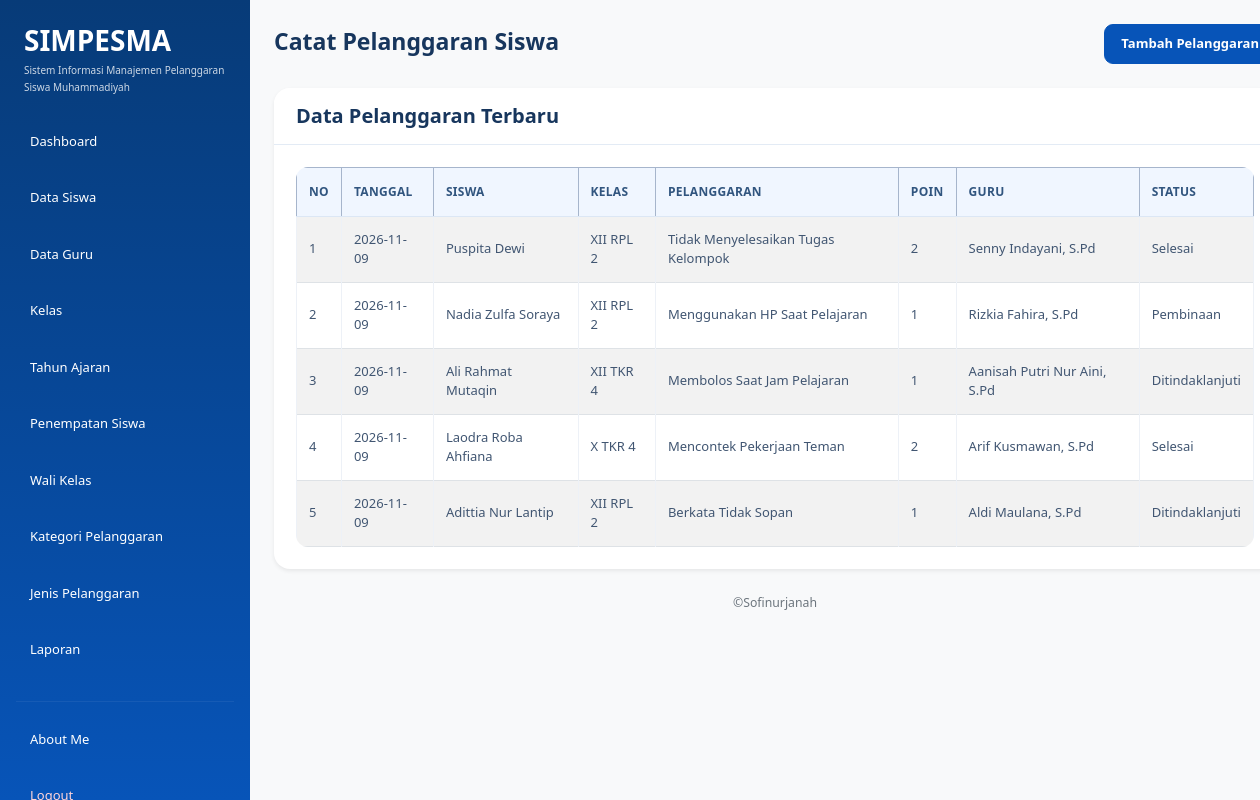
The app's page /catat_pelanggaran.php (signed in), older data.
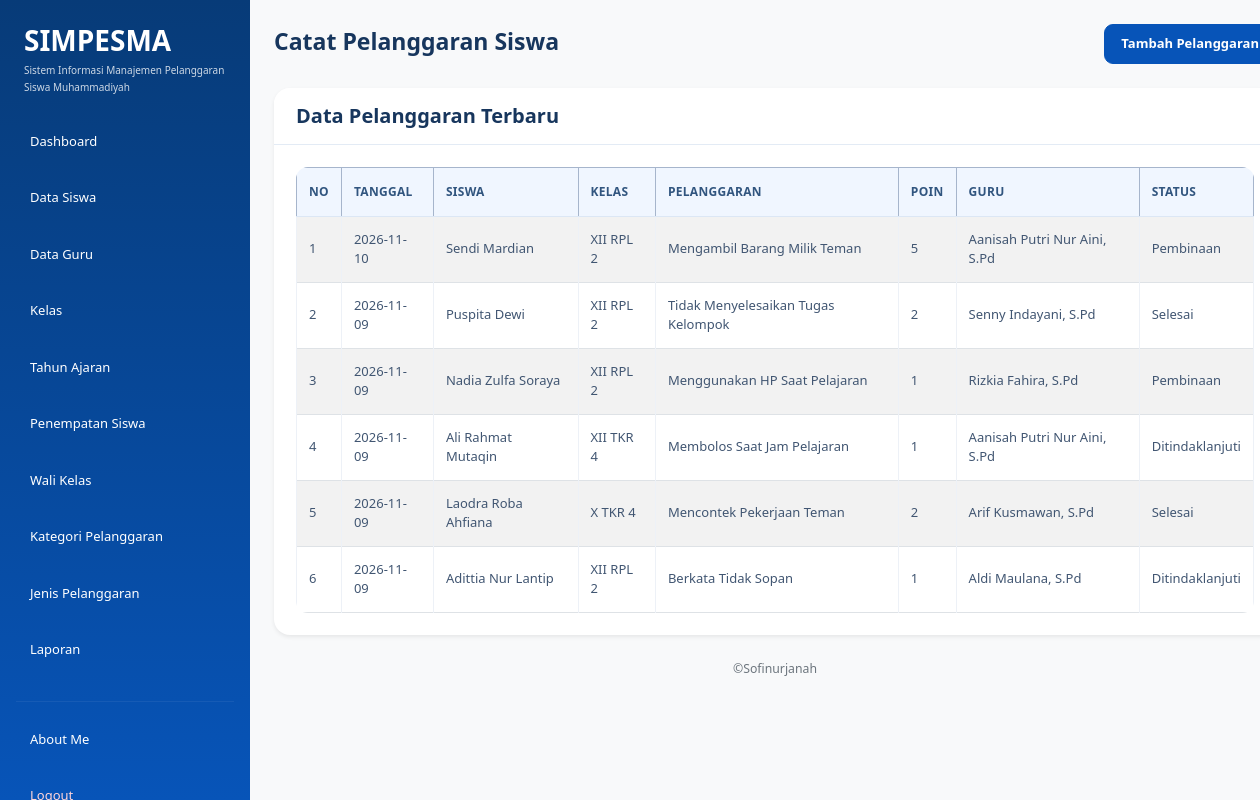
The same page, newer data.
### tables this page shows
CREATE TABLE `t_pelanggaran_siswa` (
  `id` int(11) NOT NULL,
  `tahun_ajaran_id` int(11) NOT NULL,
  `siswa_id` int(11) NOT NULL,
  `nama_siswa` varchar(150) NOT NULL,
  `kelas_id` int(11) NOT NULL,
  `nama_kelas` varchar(100) NOT NULL,
  `pelanggaran_id` int(11) NOT NULL,
  `nama_pelanggaran` varchar(150) NOT NULL,
  `pelanggaran_kategori_id` int(11) NOT NULL,
  `guru_id` int(11) NOT NULL,
  `nama_guru` varchar(150) NOT NULL,
  `tanggal` date NOT NULL,
  `keterangan` text NOT NULL,
  `poin` int(11) NOT NULL,
  `tindakan` text NOT NULL,
  `status` varchar(30) NOT NULL,
  `created_at` timestamp NOT NULL DEFAULT current_timestamp(),
  `updated_at` timestamp NOT NULL DEFAULT current_timestamp()
);

### catat_pelanggaran.php (the view, shortened to what this page needs)
<?php
include "config/koneksi.php";
$role = $_SESSION['role'];
?>
<!DOCTYPE html>
<html lang="id">
<head>
    <link
        href="https://cdn.jsdelivr.net/npm/bootstrap@5.3.8/dist/css/bootstrap.min.css"
        rel="stylesheet"
    >
    <link
        href="https://cdn.datatables.net/3.1.4/css/dataTables.dataTables.min.css"
        rel="stylesheet"
    >
    <link rel="stylesheet" href="style.css">
    <link href="https://cdn.jsdelivr.net/npm/select2@4.1.0-rc.0/dist/css/select2.min.css" rel="stylesheet">
    <link href="https://cdn.jsdelivr.net/npm/select2-bootstrap-5-theme@1.3.0/dist/select2-bootstrap-5-theme.min.css" rel="stylesheet">
</head>
<body class="bg-light">
<div class="container-fluid">
    <div class="row min-vh-100">
        <aside class="col-md-3 col-lg-2 min-vh-100 p-3"
               style="background-color: #30318B;">
            <div class="mb-4 px-2">
                <h3 class="text-white mb-1 fw-bold">
                    SIMPESMA
                </h3>
                <p class="text-white mb-0" style="font-size: 10px; line-height: 1.7; opacity: 0.8;">
                    Sistem Informasi Manajemen
                    Pelanggaran Siswa Muhammadiyah
                </p>
            </div>
            <ul class="nav nav-pills flex-column">
                <li class="nav-item mb-2">
                    <a href="dashboard.php" class="nav-link text-white">
                        Dashboard
                    </a>
                </li>
                <?php if ($role == 'admin') { ?>
                    <li class="nav-item mb-2">
                        <a href="data_siswa.php" class="nav-link text-white">
                            Data Siswa
                        </a>
                    </li>
                    <li class="nav-item mb-2">
                        <a href="data_guru.php" class="nav-link text-white">
                            Data Guru
                        </a>
                    </li>
                    <li class="nav-item mb-2">
                        <a href="data_kelas.php" class="nav-link text-white">
                            Kelas
                        </a>
                    </li>
                    <li class="nav-item mb-2">
                        <a href="data_tahun_ajaran.php" class="nav-link text-white">
                            Tahun Ajaran
                        </a>
                    </li>
                    <li class="nav-item mb-2">
                        <a href="penempatan_siswa.php" class="nav-link text-white">
                            Penempatan Siswa
                        </a>
                    </li>
                    <li class="nav-item mb-2">
                        <a href="wali_kelas.php" class="nav-link text-white">
                            Wali Kelas
                        </a>
                    </li>
                    <li class="nav-item mb-2">
                        <a href="kategori_pelanggaran.php" class="nav-link text-white">
                            Kategori Pelanggaran
                        </a>
                    </li>
                    <li class="nav-item mb-2">
                        <a href="jenis_pelanggaran.php" class="nav-link text-white">
                            Jenis Pelanggaran
                        </a>
                    </li>
                    <li class="nav-item mb-2">
                        <a href="laporan.php" class="nav-link text-white">
                            Laporan
                        </a>
                    </li>
                <?php } ?>
                <hr class="text-white-50">
                <li class="nav-item mb-2">
                    <a href="about_me.php" class="nav-link text-white">
                        About Me
                    </a>
                </li>
                <li class="nav-item">
                    <a href="logout.php" class="nav-link text-danger">
                    </a>
                </li>
            </ul>
        </aside>
        <main class="col-md-9 col-lg-10 p-4">
            <div class="d-flex flex-wrap justify-content-between align-items-center gap-3 mb-4">
                <div>
                    <h2 class="fw-bold mb-1">
                        Catat Pelanggaran Siswa
                    </h2>
                </div>
                <button
                    type="button"
                    class="btn btn-primary"
                    data-bs-toggle="modal"
                    data-bs-target="#modalPelanggaran">
                    Tambah Pelanggaran
                </button>
            </div>
            <div class="card border-0 shadow-sm">
                <div class="card-header bg-white py-3">
                    <h5 class="mb-0">Data Pelanggaran Terbaru</h5>
                </div>
                <div class="card-body">
                    <div class="table-responsive">
                        <table id="example"
                               class="table table-bordered table-striped table-hover align-middle mb-0">
                            <thead class="table-primary">
                                <tr>
                                    <th>No</th>
                                    <th>Tanggal</th>
                                    <th>Siswa</th>
                                    <th>Kelas</th>
                                    <th>Pelanggaran</th>
                                    <th>Poin</th>
                                    <th>Guru</th>
                                    <th>Status</th>
                                </tr>
                            </thead>
                            <tbody>
                                <?php
                                $query_data = mysqli_query($koneksi, "
                                    SELECT *
                                    FROM t_pelanggaran_siswa
                                    ORDER BY id DESC
                                ");
                                $no = 1;
                                if ($query_data && mysqli_num_rows($query_data) > 0) {
                                    while ($row = mysqli_fetch_assoc($query_data)) {
                                ?>
                                    <tr>
                                        <td><?php echo $no++; ?></td>
                                        <td><?php echo htmlspecialchars($row['tanggal']); ?></td>
                                        <td><?php echo htmlspecialchars($row['nama_siswa']); ?></td>
                                        <td><?php echo htmlspecialchars($row['nama_kelas']); ?></td>
                                        <td><?php echo htmlspecialchars($row['nama_pelanggaran']); ?></td>
                                        <td><?php echo htmlspecialchars($row['poin']); ?></td>
                                        <td><?php echo htmlspecialchars($row['nama_guru']); ?></td>
                                        <td><?php echo htmlspecialchars($row['status']); ?></td>
                                    </tr>
                                <?php
                                    }
                                }
                                ?>
                            </tbody>
                        </table>
                    </div>
                </div>
            </div>
            <p class="text-center text-secondary small mt-4">
                ©Sofinurjanah
            </p>
        </main>
    </div>
</div>
</body>
</html>

### style.css (style rules this page uses)
:root { --primary: #0754b8; --primary-dark: #073b78; --primary-light: #eaf3ff; --background: #f5f9ff; --white: #ffffff; --text: #17365d; --muted: #71829a; --border: #e3ebf5; --success: #198754; --danger: #dc3545; --radius: 16px; }
* { box-sizing: border-box; }
body { margin: 0; font-family: "Segoe UI", Arial, sans-serif; background: var(--background); color: var(--text); font-size: 14px; }
h1, h2, h3, h4, h5 { color: var(--text); font-weight: 700; }
a { text-decoration: none; }
aside, .sidebar, .col-lg-2.min-vh-100, .col-md-3.col-lg-2.min-vh-100 { background: linear-gradient( 180deg, #073b78 0%, #0754b8 100% ) !important; }
.col-lg-2.min-vh-100, .col-md-3.col-lg-2.min-vh-100 { padding: 24px 16px !important; }
.nav-pills .nav-link { color: #dceaff; padding: 12px 14px; margin-bottom: 5px; border-radius: 10px; font-size: 13px; font-weight: 500; transition: all 0.2s ease; }
.nav-pills .nav-link.text-danger { color: #ffd5d9 !important; }
hr { border-color: rgba(255, 255, 255, 0.25); }
main { min-width: 0; padding: 32px !important; }
main h2 { font-size: 23px; }
main p { color: var(--muted); line-height: 1.7; }
.container-fluid { padding-left: 0; padding-right: 0; }
.row { margin-right: 0; margin-left: 0; }
.card { border: 1px solid var(--border); border-radius: var(--radius); background: var(--white); box-shadow: 0 5px 22px rgba(22, 63, 115, 0.045); transition: box-shadow 0.2s ease, transform 0.2s ease; }
.card-header { background: #ffffff; border-bottom: 1px solid var(--border); padding: 18px 22px; border-radius: var(--radius) var(--radius) 0 0 !important; font-weight: 700; color: var(--text); }
.card-body { padding: 22px; }
.btn { border-radius: 9px; padding: 9px 16px; font-weight: 600; font-size: 13px; transition: all 0.2s ease; }
.btn-primary { color: #fff; background: var(--primary); border-color: var(--primary); }
.table-responsive { border-radius: 12px; }
.table { margin-bottom: 0; vertical-align: middle; font-size: 13px; }
.table thead th, .table th { background: #f0f6ff; color: #31557f; font-size: 12px; font-weight: 700; text-transform: uppercase; letter-spacing: 0.3px; border-bottom: 1px solid #dce7f5; padding: 15px 12px; white-space: nowrap; }
.table tbody td { color: #415672; padding: 13px 12px; border-color: #edf1f7; }
@media (min-width: 768px) { .col-md-3.col-lg-2.min-vh-100, .col-lg-2.min-vh-100, aside.sidebar { position: fixed !important; top: 0; left: 0; bottom: 0; width: 250px; height: 100vh; overflow-y: auto; z-index: 1000; } }
@media (min-width: 768px) { main { margin-left: 250px; width: calc(100% - 250px); } }

Row changes from the older to the newer data that the page shows:
added t_pelanggaran_siswa: tanggal "2026-11-10", nama_siswa "Sendi Mardian", nama_kelas "XII RPL 2", nama_pelanggaran "Mengambil Barang Milik Teman", poin "5", nama_guru "Aanisah Putri Nur Aini, S.Pd", status "Pembinaan"
